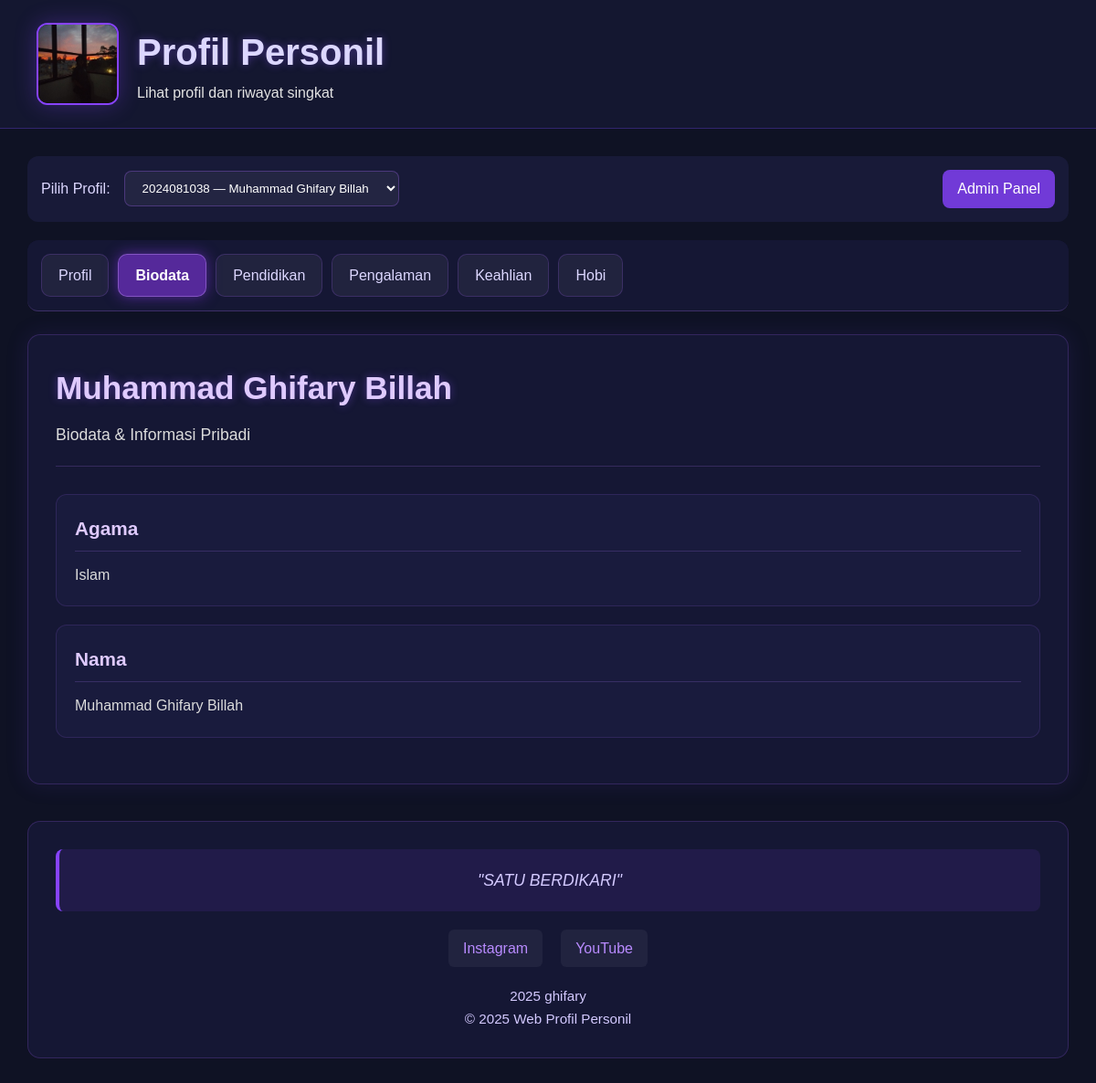
Page /?uid=6&tab=biodata on the committed database.
### tables this page shows
CREATE TABLE `users` (
  `id` int(11) NOT NULL,
  `nim` varchar(50) NOT NULL,
  `nama` varchar(200) NOT NULL,
  `foto` varchar(255) DEFAULT NULL,
  `created_at` timestamp NOT NULL DEFAULT current_timestamp()
);

CREATE TABLE `biodata` (
  `id` int(11) NOT NULL,
  `nim` varchar(50) NOT NULL,
  `judul` varchar(200) DEFAULT NULL,
  `isi` text DEFAULT NULL,
  `created_at` timestamp NOT NULL DEFAULT current_timestamp()
);

CREATE TABLE `footer` (
  `id` int(11) NOT NULL,
  `nim` varchar(50) NOT NULL,
  `instagram` varchar(255) DEFAULT NULL,
  `youtube` varchar(255) DEFAULT NULL,
  `copyright_text` varchar(255) DEFAULT NULL,
  `quotes` text DEFAULT NULL,
  `created_at` timestamp NOT NULL DEFAULT current_timestamp()
);

### index.php (the view, shortened to what this page needs)
<?php
require 'koneksi.php';
$res = $mysqli->query("SELECT id, nim, nama, foto FROM users ORDER BY nama");
$users = $res->fetch_all(MYSQLI_ASSOC);
$uid = isset($_GET['uid']) ? (int)$_GET['uid'] : null;
$tab = isset($_GET['tab']) ? $_GET['tab'] : 'profile';
$allowedTabs = ['profile', 'biodata', 'pendidikan', 'pengalaman', 'keahlian', 'hobi'];
function esc($s){ return htmlspecialchars($s); }
$profile = null;
if ($uid) {
    $stmt = $mysqli->prepare("SELECT * FROM users WHERE id = ?");
    $stmt->bind_param('i',$uid);
    $stmt->execute();
    $profile = $stmt->get_result()->fetch_assoc();
    $biodata = [];
    $stmt = $mysqli->prepare("SELECT * FROM biodata WHERE nim = ? ORDER BY created_at DESC");
    $stmt->bind_param('s', $profile['nim']);
    $stmt->execute();
    $biodata = $stmt->get_result()->fetch_all(MYSQLI_ASSOC);
    $pendidikan = [];
    $stmt = $mysqli->prepare("SELECT * FROM pendidikan WHERE nim = ? ORDER BY tahun DESC");
    $stmt->bind_param('s', $profile['nim']);
    $stmt->execute();
    $pendidikan = $stmt->get_result()->fetch_all(MYSQLI_ASSOC);
    $pengalaman = [];
    $stmt = $mysqli->prepare("SELECT * FROM pengalaman WHERE nim = ? ORDER BY created_at DESC");
    $stmt->bind_param('s', $profile['nim']);
    $stmt->execute();
    $pengalaman = $stmt->get_result()->fetch_all(MYSQLI_ASSOC);
    $keahlian = [];
    $stmt = $mysqli->prepare("SELECT * FROM keahlian WHERE nim = ? ORDER BY created_at DESC");
    $stmt->bind_param('s', $profile['nim']);
    $stmt->execute();
    $keahlian = $stmt->get_result()->fetch_all(MYSQLI_ASSOC);
    $hobi = [];
    $stmt = $mysqli->prepare("SELECT * FROM hobi WHERE nim = ? ORDER BY created_at DESC");
    $stmt->bind_param('s', $profile['nim']);
    $stmt->execute();
    $hobi = $stmt->get_result()->fetch_all(MYSQLI_ASSOC);
    $footer = null;
    $stmt = $mysqli->prepare("SELECT * FROM footer WHERE nim = ? ORDER BY created_at DESC LIMIT 1");
    $stmt->bind_param('s', $profile['nim']);
    $stmt->execute();
    $footer = $stmt->get_result()->fetch_assoc();
}
?>
<!doctype html>
<html lang="id">
<head>
  <link rel="stylesheet" href="style.css" />
</head>
<body>
<header class="site-header">
  <div class="header-inner">
    <?php if ($profile && !empty($profile['foto']) && file_exists(__DIR__.'/uploads/'.$profile['foto'])): ?>
      <img src="<?php echo 'uploads/'.esc($profile['foto']); ?>" alt="Foto Profil" class="WIN2025">
    <?php else: ?>
      <img src="fallback-profile.png" alt="Foto Profil" class="WIN2025">
    <?php endif; ?>
    <div>
      <h1 class="site-title">Profil Personil</h1>
      <p class="site-sub">Lihat profil dan riwayat singkat</p>
    </div>
  </div>
</header>
<div class="main-content">
  <div class="user-selector">
    <label for="uid">Pilih Profil:</label>
    <select name="uid" id="uid" onchange="window.location.href='?uid='+this.value+'&tab=<?php echo $tab; ?>'">
      <?php foreach($users as $u): ?>
        <option value="<?php echo $u['id']; ?>" <?php echo ($u['id']==$uid)?'selected':''; ?>>
          <?php echo esc($u['nim'].' — '.$u['nama']); ?>
        </option>
      <?php endforeach; ?>
    </select>
    <a href="admin_personil.php" style="margin-left:auto;padding:8px 16px;background:rgba(135, 67, 255, 0.8);color:white;border-radius:8px;text-decoration:none;">Admin Panel</a>
  </div>
  <div class="tab-nav-frontend">
    <?php foreach($allowedTabs as $t): ?>
      <a href="?uid=<?php echo $uid; ?>&tab=<?php echo $t; ?>" class="<?php echo ($t===$tab)?'active':''; ?>">
        <?php
          $tabNames = [
            'profile' => 'Profil',
            'biodata' => 'Biodata',
            'pendidikan' => 'Pendidikan',
            'pengalaman' => 'Pengalaman',
            'keahlian' => 'Keahlian',
            'hobi' => 'Hobi'
          ];
          echo $tabNames[$t];
        ?>
      </a>
    <?php endforeach; ?>
  </div>
  <div class="tab-content">
    <?php if (!$profile): ?>
      <div class="no-data">
        <h2>Tidak ada profil</h2>
        <p>Silakan tambahkan user di panel admin.</p>
      </div>
    <?php else: ?>
      <?php if ($tab === 'profile'): ?>
        <div class="profile-header">
          <?php if ($profile && !empty($profile['foto']) && file_exists(__DIR__.'/uploads/'.$profile['foto'])): ?>
            <img src="<?php echo 'uploads/'.esc($profile['foto']); ?>" alt="Foto Profil" class="profile-photo-large">
          <?php else: ?>
            <img src="fallback-profile.png" alt="Foto Profil" class="profile-photo-large">
          <?php endif; ?>
          <div class="profile-info">
            <h2><?php echo esc($profile['nama']); ?></h2>
            <p><strong>NIM:</strong> <?php echo esc($profile['nim']); ?></p>
          </div>
        </div>
        <div class="content-card">
          <h4>Ringkasan Profil</h4>
          <p>Selamat datang di halaman profil <?php echo esc($profile['nama']); ?>. Gunakan tab di atas untuk melihat detail informasi.</p>
          <div style="display: grid; grid-template-columns: repeat(auto-fit, minmax(250px, 1fr)); gap: 20px; margin-top: 20px;">
            <div>
              <h5 style="color: #dfcaff; margin-bottom: 10px;">Statistik</h5>
              <ul style="color: #dcdcdc;">
                <li>Biodata: <?php echo count($biodata); ?> Bio</li>
                <li>Pendidikan: <?php echo count($pendidikan); ?> jenjang</li>
                <li>Pengalaman: <?php echo count($pengalaman); ?> pengalaman</li>
                <li>Keahlian: <?php echo count($keahlian); ?> keahlian</li>
              </ul>
            </div>
            <div>
              <h5 style="color: #dfcaff; margin-bottom: 10px;">Hobi</h5>
              <div class="hobbies-list">
                <?php if (!empty($hobi)): ?>
                  <?php
                  $allHobbies = [];
                  foreach($hobi as $h) {
                    $items = preg_split('/[;|,]+/', $h['hobi']);
                    foreach($items as $it) {
                      if(trim($it) != '') {
                        $allHobbies[] = trim($it);
                      }
                    }
                  }
                  $allHobbies = array_unique($allHobbies);
                  foreach(array_slice($allHobbies, 0, 5) as $hobby): ?>
                    <span class="hobby-tag"><?php echo esc($hobby); ?></span>
                  <?php endforeach; ?>
                  <?php if(count($allHobbies) > 5): ?>
                    <span class="hobby-tag">+<?php echo count($allHobbies)-5; ?> lainnya</span>
                  <?php endif; ?>
                <?php else: ?>
                  <span style="color: #9ca3af;">Belum ada hobi</span>
                <?php endif; ?>
              </div>
            </div>
          </div>
        </div>
      <?php elseif ($tab === 'biodata'): ?>
        <div class="profile-header">
          <div class="profile-info">
            <h2><?php echo esc($profile['nama']); ?></h2>
            <p>Biodata & Informasi Pribadi</p>
          </div>
        </div>
        <?php if (!empty($biodata)): ?>
          <?php foreach($biodata as $b): ?>
            <div class="content-card">
              <h4><?php echo esc($b['judul']); ?></h4>
              <p><?php echo nl2br(esc($b['isi'])); ?></p>
            </div>
          <?php endforeach; ?>
        <?php else: ?>
          <div class="no-data">
            <p>Belum ada data biodata untuk <?php echo esc($profile['nama']); ?></p>
          </div>
        <?php endif; ?>
      <?php endif; ?>
    <?php endif; ?>
  </div>
  <?php if ($footer): ?>
    <div class="main-footer-content">
      <?php if (!empty($footer['quotes'])): ?>
        <div class="footer-quote">
          "<?php echo esc($footer['quotes']); ?>"
        </div>
      <?php endif; ?>
      <div class="footer-links">
        <?php if (!empty($footer['instagram'])): ?>
          <a href="<?php echo esc($footer['instagram']); ?>" target="_blank">Instagram</a>
        <?php endif; ?>
        <?php if (!empty($footer['youtube'])): ?>
          <a href="<?php echo esc($footer['youtube']); ?>" target="_blank">YouTube</a>
        <?php endif; ?>
      </div>
      <div class="footer-copyright">
        <p><?php echo esc($footer['copyright_text']); ?></p>
        <p>© <?php echo date('Y'); ?> Web Profil Personil</p>
      </div>
    </div>
  <?php endif; ?>
</div>
</body>
</html>

### style.css (style rules this page uses)
* { margin: 0; padding: 0; box-sizing: border-box; }
body { font-family: "Poppins", sans-serif; background: #0f1224; color: #e4e4e4; line-height: 1.6; }
.site-header { width: 100%; background: rgba(22, 25, 50, 0.9); padding: 25px 40px; border-bottom: 1px solid rgba(120, 70, 255, 0.3); backdrop-filter: blur(10px); }
.header-inner { display: flex; align-items: center; gap: 20px; }
.WIN2025 { width: 90px; height: 90px; border-radius: 12px; object-fit: cover; border: 2px solid #8743ff; box-shadow: 0 0 25px rgba(135, 67, 255, 0.3); }
.site-title { font-size: 2.5rem; font-weight: 700; color: #dcd7ff; text-shadow: 0 0 10px rgba(140, 87, 255, 0.4); }

### index.php (style rules this page uses)
.main-content { max-width: 1400px; margin: 30px auto; padding: 0 30px; }
.tab-nav-frontend { display: flex; gap: 10px; flex-wrap: wrap; margin-bottom: 25px; padding-bottom: 15px; border-bottom: 1px solid rgba(180, 120, 255, 0.25); background: rgba(25, 27, 60, 0.7); padding: 15px; border-radius: 12px; backdrop-filter: blur(10px); }
.tab-nav-frontend a { padding: 10px 18px; border-radius: 10px; text-decoration: none; background: rgba(255, 255, 255, 0.05); color: #dcd7ff; border: 1px solid rgba(170, 100, 255, 0.2); transition: all 0.3s ease; font-weight: 500; }
.tab-nav-frontend a.active { background: rgba(150, 60, 255, 0.5); color: #fff; font-weight: 600; box-shadow: 0 0 15px rgba(150, 60, 255, 0.5); border: 1px solid rgba(200, 150, 255, 0.4); }
.user-selector { display: flex; align-items: center; gap: 15px; margin-bottom: 20px; padding: 15px; background: rgba(30, 32, 70, 0.6); border-radius: 12px; }
.user-selector label { color: #dcd7ff; font-weight: 500; }
.user-selector select { padding: 10px 15px; background: rgba(255, 255, 255, 0.05); border: 1px solid rgba(170, 100, 255, 0.3); border-radius: 8px; color: #fff; font-family: "Poppins", sans-serif; min-width: 250px; }
.tab-content { background: rgba(25, 27, 60, 0.7); padding: 30px; border-radius: 14px; border: 1px solid rgba(170, 100, 255, 0.2); box-shadow: 0 0 25px rgba(90, 60, 200, 0.15); backdrop-filter: blur(12px); min-height: 400px; }
.profile-header { display: flex; align-items: center; gap: 25px; margin-bottom: 30px; padding-bottom: 20px; border-bottom: 1px solid rgba(180, 120, 255, 0.2); }
.profile-info h2 { color: #dfcaff; font-size: 2.2rem; margin-bottom: 8px; text-shadow: 0 0 10px rgba(140, 87, 255, 0.4); }
.profile-info p { color: #dcdcdc; font-size: 1.1rem; }
.content-card { background: rgba(30, 32, 70, 0.5); padding: 20px; border-radius: 12px; border: 1px solid rgba(170, 100, 255, 0.15); margin-bottom: 20px; }
.content-card h4 { color: #dfcaff; font-size: 1.3rem; margin-bottom: 12px; padding-bottom: 8px; border-bottom: 1px solid rgba(180, 120, 255, 0.2); }
.content-card p { color: #dcdcdc; line-height: 1.7; }
.main-footer-content { margin-top: 40px; background: rgba(25, 27, 60, 0.7); border-radius: 14px; border: 1px solid rgba(170, 100, 255, 0.2); padding: 30px; backdrop-filter: blur(12px); text-align: center; }
.footer-quote { font-style: italic; color: #d4caff; margin-bottom: 20px; padding: 20px; border-left: 4px solid #8743ff; background: rgba(135, 67, 255, 0.1); border-radius: 8px; font-size: 1.1rem; }
.footer-links { display: flex; justify-content: center; gap: 20px; margin-bottom: 20px; }
.footer-links a { color: #b98bff; text-decoration: none; padding: 8px 16px; border-radius: 6px; background: rgba(255, 255, 255, 0.05); transition: all 0.3s; }
.footer-copyright { color: #d4caff; font-size: 0.95rem; }

### rows in the picture
users: foto (picture), nama "Muhammad Ghifary Billah"
biodata: judul "Agama", isi "Islam"
biodata: judul "Nama", isi "Muhammad Ghifary Billah"
footer: quotes "SATU BERDIKARI", copyright_text "2025 ghifary"

### other values in the picture
$tabNames[$t] "Profil"
$tabNames[$t] "Biodata"
$tabNames[$t] "Pendidikan"
$tabNames[$t] "Pengalaman"
$tabNames[$t] "Keahlian"
$tabNames[$t] "Hobi"
form field uid "2024081038 — Muhammad Ghifary Billah"
